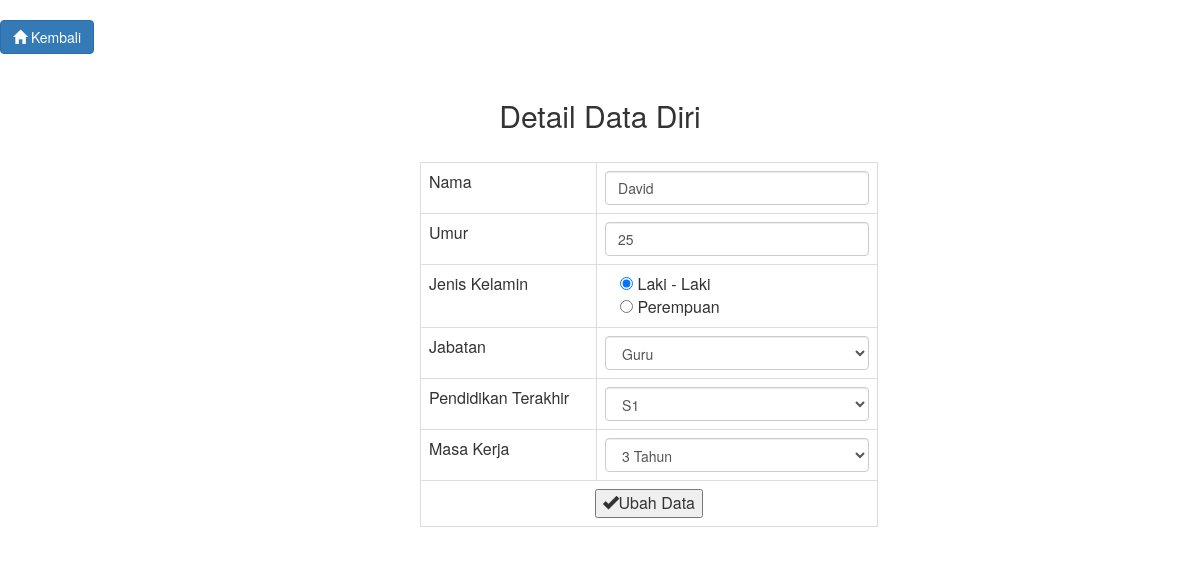
Page /tambah/ubah.php?id=29 (signed in) on the committed database.
### tables this page shows
CREATE TABLE `guru` (
  `id` int(11) NOT NULL,
  `nama` varchar(30) NOT NULL,
  `tanggal` varchar(30) NOT NULL,
  `telpon` varchar(20) NOT NULL,
  `kelamin` varchar(20) NOT NULL,
  `alamat` varchar(30) NOT NULL,
  `pend_ter` varchar(8) NOT NULL
);

### functions.php (called while the page is built, shortened)
<?php
$conn = mysqli_connect("localhost", "root", "", "spk");
function query($query){
    global $conn;
    $result = mysqli_query($conn, $query);
    $rows=[];
    while($row = mysqli_fetch_assoc($result) ){
        $rows[] = $row;
    }
    return $rows;
}
?>

### tambah/ubah.php (the view, shortened to what this page needs)
<?php
$sesi = $_SESSION['level'];
?>
<?php if ( $sesi == "admin" ) : ?>
<?php
require '../functions.php';
$id = $_GET["id"];
$mhs = query("SELECT * FROM guru WHERE id = $id")[0];
?>
<html>
<head>
		<link href="css/bootstrap.min.css" rel="stylesheet">
		<link href="css/bootstrap-datetimepicker.min.css" rel="stylesheet">
</head>
<body>
<br>
		<a href="../index.php" class="btn btn-primary">
			<span class="glyphicon glyphicon-home"></span> Kembali
		</a>
			<form action="" method="post">
				<div ng-controller="MyController" ng-app="myApp">
					<div class="container">
                        <div style="padding-top: 25px;">
                        <center>
							<h2>Detail Data Diri</h2>
						</center>
						</div>
				<br/>
							<div class="row">
								<div class='col-sm-4'></div>
									<div class='col-sm-5'>
										<table class='table table-bordered'>
											<tr>
												<td>Nama</td>
												<td ><input  name="nama" type='text'   class='form-control'  value="<?php echo $mhs["nama"]; ?>"  ></td>
											</tr>
											<tr>
													<td>Umur</td>
													<td ><input type="text" id="telpon" name="umur" onkeypress="return isNumber(event)" class='form-control' value="<?= $mhs["tanggal"]; ?>"></td>
											</tr>
											<div class="control-group">
													<tr>
														<td>Jenis Kelamin</td>
														<div class="controls">
														<td>
															<div class="form-group">
																<div class="col-sm-6">
																	<input type="radio" name="jenis"   value='Laki-laki'<?php if ($mhs["telpon"]=='Laki-laki') echo 'checked' ?>> Laki - Laki &nbsp;
																	<input type="radio" name="jenis"   value='Perempuan'<?php if ($mhs["telpon"]=='Perempuan') echo 'checked' ?> > Perempuan
																</div>
															  </div>
														</td>
													</tr>
														</div>
												</div>
												<tr>
													<td>Jabatan</td>
													<td>
														<select class="form-control" name="jabatan">
															<option><?php echo $mhs["kelamin"]; ?></option>
														</select>
													</td>
												</tr>
												<tr>
													<td>Pendidikan Terakhir</td>
													<td>
														<select class="form-control" name="pendidikan">
															<option><?php echo $mhs["pend_ter"]; ?></option>
														</select>
													</td>
												</tr>
												<tr>
													<td>Masa Kerja</td>
													<td>
														<select class="form-control" name="masakerja">
															<option><?php echo $mhs["alamat"]; ?></option>
														</select>
													</td>
												</tr>
												<tr>
													<td align="center" colspan="2">
													<button type="submit" name="submit">
													<span class="glyphicon glyphicon-ok"></span>Ubah Data</button>
													</td>
												</tr>
											</div>
			</form>
</body>
</html>
<?php endif; ?>

### rows in the picture
guru: nama "David", umur "25", telpon "☑", jabatan "Guru", pendidikan "S1", masakerja "3 Tahun"
